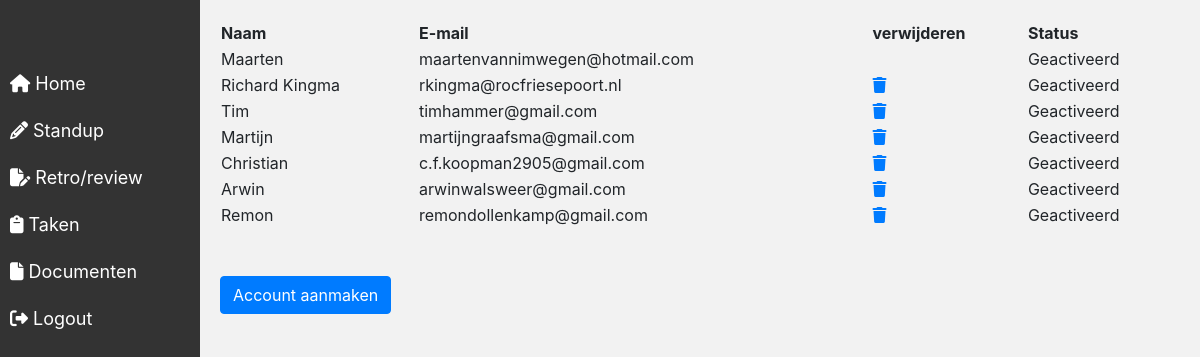
/Account-dashboard.php (signed in), run on the app's committed database.
### tables this page shows
CREATE TABLE `users` (
  `id` int(11) NOT NULL,
  `naam` varchar(50) NOT NULL,
  `email` varchar(75) NOT NULL,
  `password` varchar(250) DEFAULT NULL,
  `isActivated` int(1) NOT NULL DEFAULT 0,
  `role` int(1) NOT NULL,
  `activationCode` varchar(50) NOT NULL,
  `activatedOn` datetime DEFAULT NULL
);

### Account-dashboard.php (the view, shortened to what this page needs)
<!DOCTYPE html>
<html lang="nl">
<head>
</head>
<body>
    <div class="content">
        <?php
        include('sidebar.php');
        include "config/dbconn.php";
        $sql = "SELECT * FROM users";
        $result = $conn->query($sql);
        if ($result->num_rows > 0) {
            echo "
                <table>
                    <tr>
                        <th>Naam</th>
                        <th>E-mail</th>
                        <th>verwijderen</th>
                        <th>Status</th>
                    </tr>
            ";
        }
        foreach ($result as $row) {
            $id = $row['id'];
            if ($id != $_SESSION['id']) {
                echo '
                    <tr>
                        <td>' . $row["naam"] . '<input type="hidden" name="id[]" value="' . $row['id'] . '"></td>
                        <td>' . $row["email"] . '</td>
                        <td><a href="?userId=' . $id . '"> <i class="fa-solid fa-trash"></i></a></td>';
                        if ($row["isActivated"] == 1) {
                            echo '<td>Geactiveerd</td>';
                        } else {
                            echo '<td>Niet geactiveerd</td>';
                        }
                echo'
                    </tr>
                ';
            } else
                echo '<tr>
                        	<td>' . $row["naam"] . '<input type="hidden" name="id[]" value="' . $row['id'] . '"></td>
                            <td>' . $row["email"] . '</td>
                            <td></td>
                            <td>Geactiveerd</td>
                        </tr>
                    ';
        }
        echo "</table><br><br>";
        ?>
        <div class="p-10 toevoegknop bt">
            <a href="Account-toevoegen.php" class="btn btn-primary" role="button">Account aanmaken</a>
        </div>
    </div>
</body>
</html>

### Styles/Style.css (style rules this page uses)
.content { margin-left: 200px; padding: 20px; height: 100vh; display: flex; flex-direction: column; background-color: #f2f2f2; }

### data on the page
users: naam "Maarten", email "maartenvannimwegen@hotmail.com"
users: naam "Richard Kingma", email "rkingma@rocfriesepoort.nl", isActivated "Geactiveerd"
users: naam "Tim", email "timhammer@gmail.com", isActivated "Geactiveerd"
users: naam "Martijn", email "martijngraafsma@gmail.com", isActivated "Geactiveerd"
users: naam "Christian", email "c.f.koopman2905@gmail.com", isActivated "Geactiveerd"
users: naam "Arwin", email "arwinwalsweer@gmail.com", isActivated "Geactiveerd"
users: naam "Remon", email "remondollenkamp@gmail.com", isActivated "Geactiveerd"
